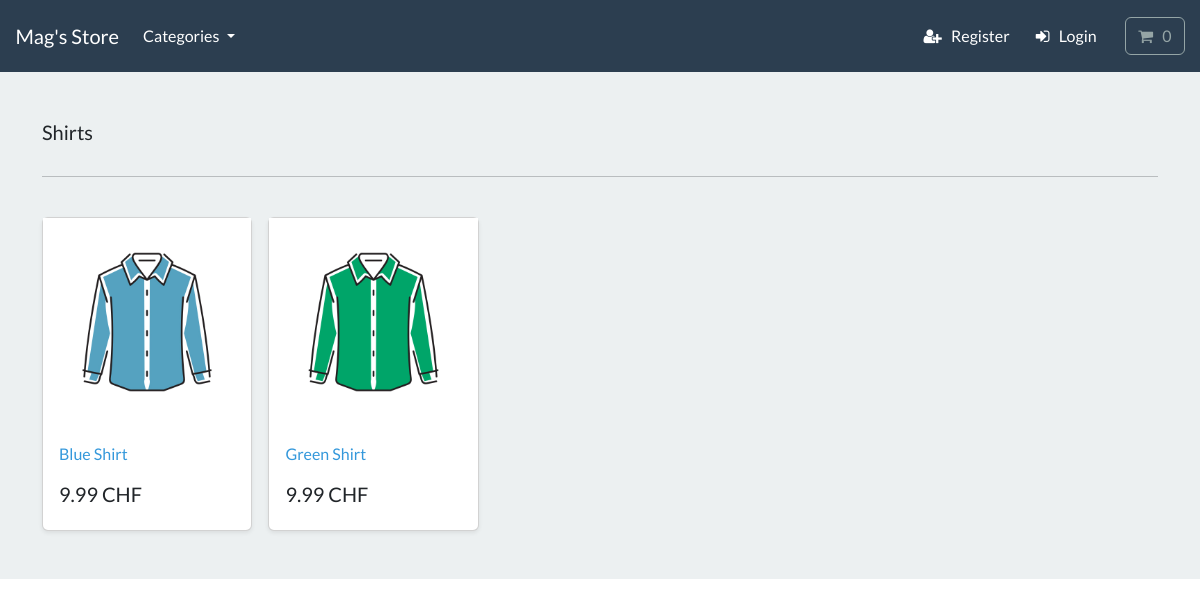
The page /search/shirts/ on the database its author committed.
### store/models.py (models this page shows, shortened)
class Category(models.Model):
    name = models.CharField(max_length=250, db_index=True)
    slug = models.SlugField(max_length=250, unique=True)
    class Meta:
        verbose_name_plural = 'categories'
    def get_absolute_url(self):
        return reverse('list-category', args=[self.slug])

class Product(models.Model):
    category = models.ForeignKey(Category, related_name='product', on_delete=models.CASCADE, null=True)
    title = models.CharField(max_length=250)
    brand = models.CharField(max_length=250, default='un-branded')
    description = models.TextField(blank=True)
    slug = models.SlugField(max_length=250)
    price = models.DecimalField(max_digits=4, decimal_places=2)
    image = models.ImageField(upload_to='images/')
    class Meta:
        verbose_name_plural = 'products'
    def get_absolute_url(self):
        return reverse('product-info', args=[self.slug])

### store/views.py (the view)
# urls.py: path('search/<slug:category_slug>/', views.list_category, name='list-category'),
def list_category(request, category_slug=None):
    category = get_object_or_404(Category, slug=category_slug)
    products = Product.objects.filter(category=category)
    return render(request, 'store/list-category.html', {'category': category, 'products': products})

### cart/cart.py (called while the page is built)
    def __len__(self):
        return sum(item['qty'] for item in self.cart.values())

### cart/context_processors.py (called while the page is built)
def cart(request):
    return {'cart': Cart(request)}

### store/views.py (called while the page is built)
def categories(request):
    all_categories = Category.objects.all()
    return {'all_categories': all_categories}

### store/templates/store/list-category.html
{% extends "./base.html" %}
{% load static %}
{% block content %}
<main>
  <div class="album py-5 bg-light">
    <div class="container">
      <div class="pb-3 h5"> {{ category.name | capfirst }} </div>
      <hr>
      <br>
      <div class="row row-cols-1 row-cols-sm-2 row-cols-md-5 g-3">
        {% for product in products %}
        <div class="col">
          <div class="card shadow-sm">
          <img class="img-fluid" alt="Responsive image" src="{{ product.image.url }}">
            <div class="card-body">
              <p class="card-text">
                <a class="text-info text-decoration-none" href="{{ product.get_absolute_url }}"> {{ product.title }} </a>
              </p>
              <div class="d-flex justify-content-between align-items-center">
                <h5> {{ product.price }} CHF </h5>
              </div>
            </div>
          </div>
        </div>
        {% endfor %}
      </div>
    </div>
  </div>
</main>
{% endblock %}

### rows shown on the page
Category: name "Shirts"
Product: image (picture), title "Blue Shirt", price "9.99"
Product: image (picture), title "Green Shirt", price "9.99"
